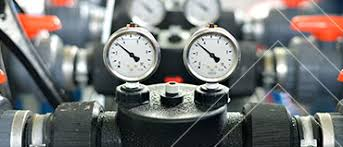
#> input picture 1.jpeg, 343 x 147 px
$ python cv_debug.py 1.jpeg 1.0 1.0 1.0 1.0
#> lines starting #> are read from the running program, lines starting #| are printed output that depends on the picture; after the words box and inside, x2 and y2 are one past the last pixel; in counts of white or black regions, pixels touching at a corner belong together
#!/usr/bin/env python3
"""
CV debug tool — runs needle detection on any gauge image and saves an
annotated output image showing exactly what OpenCV found.

Usage:
    python3 cv_debug.py <image_path> [scale_min] [scale_max] [min_clock] [max_clock]

Example (0-20000 gauge, standard 7→5 o'clock layout):
    python3 cv_debug.py gauge.jpg 0 20000 7 5
"""

import sys
import math
import cv2
import numpy as np
from PIL import Image


# ── Core CV functions (mirrors app.py) ───────────────────────────────────────

def clock_to_atan2(h: float) -> int:
    return int((270 + h * 30) % 360)


def find_gauge_center(gray):
    h, w = gray.shape
    blurred = cv2.GaussianBlur(gray, (11, 11), 2)
    circles = cv2.HoughCircles(
        blurred, cv2.HOUGH_GRADIENT, dp=1.5,
        minDist=min(h, w) // 2,
        param1=100, param2=30,
        minRadius=min(h, w) // 5,
        maxRadius=min(h, w) // 2,
    )
    if circles is not None:
        cx, cy, r = map(int, np.round(circles[0][0]))
        print(f"  Circle found at ({cx},{cy})  r={r}")
        return cx, cy, r
    cx, cy = w // 2, h // 2
    r = int(min(h, w) * 0.45)
    print(f"  No circle — using image centre ({cx},{cy})  r={r}")
    return cx, cy, r


def detect_needle(gray, cx, cy, r):
    r_inner = max(4, int(r * 0.12))
    r_outer = int(r * 0.80)
    n_pts   = 100
    h, w    = gray.shape

    scores = np.zeros(360, dtype=np.float64)
    for a in range(360):
        rad = np.radians(a)
        t   = np.linspace(r_inner, r_outer, n_pts)
        xs  = np.clip((cx + t * np.cos(rad)).astype(int), 0, w - 1)
        ys  = np.clip((cy + t * np.sin(rad)).astype(int), 0, h - 1)
        scores[a] = np.sum(255.0 - gray[ys, xs])

    # Circular smooth (7°) to reduce tick-mark spikes
    k       = 7
    kernel  = np.ones(k) / k
    padded  = np.concatenate([scores[-k:], scores, scores[:k]])
    smooth  = np.convolve(padded, kernel, mode="same")[k: k + 360]

    candidate = int(np.argmax(smooth))

    # Choose tip (farther, darker) over tail
    def rim_dark(a):
        rad = np.radians(a)
        rx = int(np.clip(cx + r * 0.75 * np.cos(rad), 0, w - 1))
        ry = int(np.clip(cy + r * 0.75 * np.sin(rad), 0, h - 1))
        return float(255 - gray[ry, rx])

    opp = (candidate + 180) % 360
    if rim_dark(opp) > rim_dark(candidate):
        candidate = opp

    return candidate, smooth


def angle_to_reading(needle_angle, s_min, s_max, min_clock, max_clock):
    a_min  = clock_to_atan2(min_clock)
    a_max  = clock_to_atan2(max_clock)
    sweep  = (a_max - a_min) % 360
    if sweep < 45:
        sweep = 270
    delta    = (needle_angle - a_min) % 360
    fraction = float(np.clip(delta / sweep, 0.0, 1.0))
    return round(s_min + fraction * (s_max - s_min), 1), sweep


# ── Visualisation ─────────────────────────────────────────────────────────────

def annotate(img_bgr, cx, cy, r, needle_angle, reading, s_min, s_max,
             min_clock, max_clock, sweep, scores_smooth):
    out = img_bgr.copy()
    h, w = out.shape[:2]

    # Draw detected circle
    cv2.circle(out, (cx, cy), r, (0, 255, 0), 2)
    cv2.circle(out, (cx, cy), 5, (0, 255, 0), -1)

    # Draw needle line (tip → centre)
    rad    = np.radians(needle_angle)
    tip_x  = int(cx + r * 0.85 * np.cos(rad))
    tip_y  = int(cy + r * 0.85 * np.sin(rad))
    cv2.line(out, (cx, cy), (tip_x, tip_y), (0, 0, 255), 3)
    cv2.circle(out, (tip_x, tip_y), 6, (0, 0, 255), -1)

    # Draw scale arc (min → max)
    a_min = clock_to_atan2(min_clock)
    a_max = clock_to_atan2(max_clock)
    for a_deg in range(0, int(sweep) + 1, 2):
        aa   = (a_min + a_deg) % 360
        rad2 = np.radians(aa)
        px   = int(cx + r * 0.92 * np.cos(rad2))
        py   = int(cy + r * 0.92 * np.sin(rad2))
        cv2.circle(out, (px, py), 1, (255, 200, 0), -1)

    # Mark MIN and MAX on arc
    for clk, label in [(min_clock, f"MIN {s_min:.0f}"), (max_clock, f"MAX {s_max:.0f}")]:
        aa  = clock_to_atan2(clk)
        rad2 = np.radians(aa)
        px  = int(cx + r * 0.92 * np.cos(rad2))
        py  = int(cy + r * 0.92 * np.sin(rad2))
        cv2.circle(out, (px, py), 6, (255, 200, 0), -1)
        cv2.putText(out, label, (px + 4, py), cv2.FONT_HERSHEY_SIMPLEX, 0.4, (255, 200, 0), 1)

    # Reading label
    label = f"Reading: {reading:.1f}   needle={needle_angle}deg"
    cv2.putText(out, label, (10, 30), cv2.FONT_HERSHEY_SIMPLEX, 0.7, (0, 0, 255), 2)
    cv2.putText(out, f"Scale {s_min:.0f}-{s_max:.0f}  sweep={sweep:.0f}deg", (10, 58),
                cv2.FONT_HERSHEY_SIMPLEX, 0.55, (0, 200, 255), 1)
    cv2.putText(out, f"Min@{min_clock}oclock  Max@{max_clock}oclock", (10, 80),
                cv2.FONT_HERSHEY_SIMPLEX, 0.55, (0, 200, 255), 1)

    return out


# ── Main ──────────────────────────────────────────────────────────────────────

def main():
    if len(sys.argv) < 2:
        print("Usage: python3 cv_debug.py <image> [min] [max] [min_clock] [max_clock]")
        sys.exit(1)

    path      = sys.argv[1]
    s_min     = float(sys.argv[2]) if len(sys.argv) > 2 else 0
    s_max     = float(sys.argv[3]) if len(sys.argv) > 3 else 100
    min_clock = float(sys.argv[4]) if len(sys.argv) > 4 else 7.5
    max_clock = float(sys.argv[5]) if len(sys.argv) > 5 else 4.5

    img_bgr = cv2.imread(path)
#> img_bgr is the input picture: shape (147, 343, 3); mean B, G, R 117.1, 117.8, 116.3
    if img_bgr is None:
        # Try via PIL for exotic formats
        pil = Image.open(path).convert("RGB")
        img_bgr = cv2.cvtColor(np.array(pil), cv2.COLOR_RGB2BGR)

    gray = cv2.cvtColor(img_bgr, cv2.COLOR_BGR2GRAY)
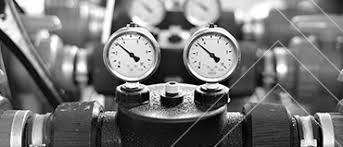
#> gray: shape (147, 343); min 0, max 255, mean 117.3

    print(f"\nImage : {path}  ({img_bgr.shape[1]}×{img_bgr.shape[0]})")
#| Image : 1.jpeg  (343×147)
    print(f"Scale : {s_min}–{s_max}  |  MIN @ {min_clock} o'clock  MAX @ {max_clock} o'clock\n")

    cx, cy, r = find_gauge_center(gray)
#> in find_gauge_center, `blurred = cv2.GaussianBlur(gray, (11, 11), 2)`:
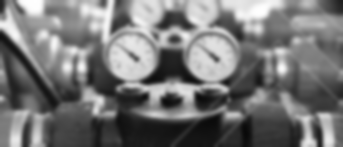
#> blurred: shape (147, 343); min 9, max 254, mean 117.3
#> in find_gauge_center, `circles = cv2.HoughCircles( blurred, cv2.HOUGH_GRADIENT, dp=1.5, minDi..`: circles = [[170.2, 60.75, 60.5], [90.75, 54.75, 53.9], [261.8, 138.8, 72.05], [311.2, 65.25, 50.45], [182.2, 134.2, 57.05], [68.25, 138.8, 47.15]]
#> in find_gauge_center, `cx, cy, r = map(int, np.round(circles[0][0]))`: cx = 170; cy = 61; r = 60
#|   Circle found at (170,61)  r=60
#> cx = 170; cy = 61; r = 60
    needle, smooth = detect_needle(gray, cx, cy, r)
#> in detect_needle, `r_inner = max(4, int(r * 0.12))`: r_inner = 7
#> in detect_needle, `r_outer = int(r * 0.80)`: r_outer = 48
#> after the loop in detect_needle, `for a in range(360):`: scores = 360 values, max 21775 at index 41, min 6249 at index 178, mean 12587.6
#> in detect_needle, `padded  = np.concatenate([scores[-k:], scores, scores[:k]])`: padded = 374 values, max 21775 at index 48, min 6249 at index 185, mean 12477
#> in detect_needle, `smooth  = np.convolve(padded, kernel, mode="same")[k: k + 360]`: smooth = 360 values, max 20765.1 at index 39, min 6767.7 at index 199, mean 12587.6
#> in detect_needle, `candidate = int(np.argmax(smooth))`: candidate = 39
#> in detect_needle, `opp = (candidate + 180) % 360`: opp = 219
#> in rim_dark, `rad = np.radians(a)`: rad = 3.82
#> in rim_dark, `rx = int(np.clip(cx + r * 0.75 * np.cos(rad), 0, w - 1))`: rx = 135
#> in rim_dark, `ry = int(np.clip(cy + r * 0.75 * np.sin(rad), 0, h - 1))`: ry = 32
#> needle = 39
    reading, sweep = angle_to_reading(needle, s_min, s_max, min_clock, max_clock)
#> in angle_to_reading, `a_min  = clock_to_atan2(min_clock)`: a_min = 300
#> in angle_to_reading, `sweep  = (a_max - a_min) % 360`: sweep = 0
#> in angle_to_reading, `delta    = (needle_angle - a_min) % 360`: delta = 99
#> in angle_to_reading, `fraction = float(np.clip(delta / sweep, 0.0, 1.0))`: fraction = 0.367
#> reading = 1; sweep = 270

    print(f"  Needle angle : {needle}°")
#|   Needle angle : 39°
    print(f"  a_min (atan2): {clock_to_atan2(min_clock)}°")
    print(f"  a_max (atan2): {clock_to_atan2(max_clock)}°")
    print(f"  Sweep        : {sweep}°")
#|   Sweep        : 270°
    delta    = (needle - clock_to_atan2(min_clock)) % 360
#> delta = 99
    fraction = delta / sweep
#> fraction = 0.367
    print(f"  Delta        : {delta}°  →  fraction={fraction:.3f}")
#|   Delta        : 99°  →  fraction=0.367
    print(f"\n  *** READING  : {reading} ***\n")
#|   *** READING  : 1.0 ***

    # Top-5 candidate angles
    top5 = np.argsort(smooth)[-5:][::-1]
#> top5 = [39, 40, 38, 37, 41]
    print("  Top-5 radial scores:", [(int(a), round(float(smooth[a]), 0)) for a in top5])
#|   Top-5 radial scores: [(39, 20765.0), (40, 20600.0), (38, 20591.0), (37, 20258.0), (41, 20188.0)]

    out_path = path.rsplit(".", 1)[0] + "_cv_debug.jpg"
    annotated = annotate(img_bgr, cx, cy, r, needle, reading, s_min, s_max,
                         min_clock, max_clock, sweep, smooth)
#> in annotate, `cv2.circle(out, (cx, cy), r, (0, 255, 0), 2)`:
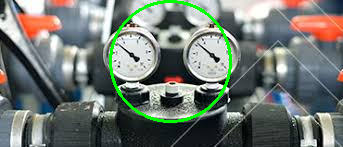
#> out: shape (147, 343, 3); 2.26% of pixels changed, all inside (x1, y1, x2, y2) = (109, 0, 232, 123)
#> in annotate, `rad    = np.radians(needle_angle)`: rad = 0.681
#> in annotate, `tip_x  = int(cx + r * 0.85 * np.cos(rad))`: tip_x = 209
#> in annotate, `tip_y  = int(cy + r * 0.85 * np.sin(rad))`: tip_y = 93
#> in annotate, `cv2.circle(out, (tip_x, tip_y), 6, (0, 0, 255), -1)`:
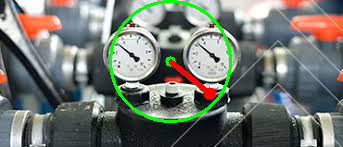
#> out: shape (147, 343, 3); mean B, G, R 113.6, 120.3, 114.8
#> in annotate, `a_min = clock_to_atan2(min_clock)`: a_min = 300
#> the loop in annotate, `for a_deg in range(0, int(sweep) + 1, 2):` made 136 passes
#> (aa, rad2, px, py) on passes 1 to 12: (300, 5.24, 197, 13), (302, 5.27, 199, 14), (304, 5.31, 200, 15), (306, 5.34, 202, 16), (308, 5.38, 203, 17), (310, 5.41, 205, 18), (312, 5.45, 206, 19), (314, 5.48, 208, 21), (316, 5.52, 209, 22), (318, 5.55, 211, 24), (320, 5.59, 212, 25), (322, 5.62, 213, 27)
#> after the loop in annotate, `for a_deg in range(0, int(sweep) + 1, 2):`:
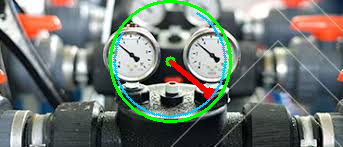
#> out: shape (147, 343, 3); 1.13% of pixels changed, all inside (x1, y1, x2, y2) = (113, 12, 227, 118)
#> the loop in annotate, `for clk, label in [(min_clock, f"MIN {s_min:.0f}"), (max_clock, f"MAX ..` made 2 passes
#> after the loop in annotate, `for clk, label in [(min_clock, f"MIN {s_min:.0f}"), (max_clock, f"MAX ..`:
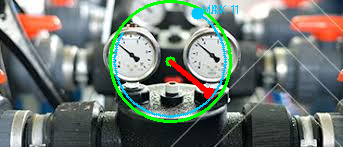
#> out: shape (147, 343, 3); 0.41% of pixels changed, all inside (x1, y1, x2, y2) = (191, 5, 238, 20)
#> in annotate, `label = f"Reading: {reading:.1f}   needle={needle_angle}deg"`: label = 'Reading: 1.0   needle=39deg'
#> in annotate, `cv2.putText(out, f"Min@{min_clock}oclock  Max@{max_clock}oclock", (10,..`:
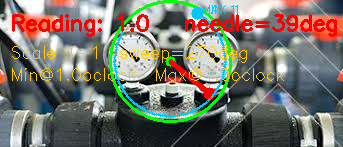
#> out: shape (147, 343, 3); mean B, G, R 107, 116.2, 118.7
    cv2.imwrite(out_path, annotated)
    print(f"\n  Annotated image saved → {out_path}")


if __name__ == "__main__":
    main()

$ run again, on 3.jpeg
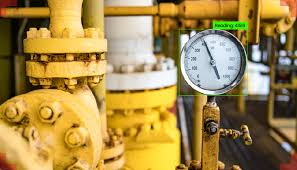
#> input picture 3.jpeg, 297 x 170 px
#> in main, img_bgr is the input picture: shape (170, 297, 3); mean B, G, R 77.2, 138.9, 166.4
#| Image : 3.jpeg  (297×170)
#> circles = [[143.2, 86.25, 75.85], [230.2, 78.75, 49.45], [60.75, 116.2, 37.75], [257.2, 161.2, 39.1]]
#> in find_gauge_center, `cx, cy, r = map(int, np.round(circles[0][0]))`: cx = 143; cy = 86; r = 76
#|   Circle found at (143,86)  r=76
#> in main, `cx, cy, r = find_gauge_center(gray)`: cx = 143; cy = 86; r = 76
#> r_inner = 9
#> r_outer = 60
#> after the loop in detect_needle, `for a in range(360):`: scores = 360 values, max 13565 at index 301, min 3304 at index 335, mean 7757.4
#> padded = 374 values, max 13565 at index 308, min 3304 at index 342, mean 7771.1
#> in detect_needle, `smooth  = np.convolve(padded, kernel, mode="same")[k: k + 360]`: smooth = 360 values, max 13307.4 at index 301, min 3694.1 at index 336, mean 7757.4
#> candidate = 301
#> opp = 121
#> in rim_dark, `rad = np.radians(a)`: rad = 2.11
#> rx = 113
#> ry = 134
#> in main, `needle, smooth = detect_needle(gray, cx, cy, r)`: needle = 301
#> in angle_to_reading, `a_min  = clock_to_atan2(min_clock)`: a_min = 300
#> in angle_to_reading, `sweep  = (a_max - a_min) % 360`: sweep = 0
#> in angle_to_reading, `delta    = (needle_angle - a_min) % 360`: delta = 1
#> in angle_to_reading, `fraction = float(np.clip(delta / sweep, 0.0, 1.0))`: fraction = 0.0037
#> in main, `reading, sweep = angle_to_reading(needle, s_min, s_max, min_clock, max..`: reading = 1; sweep = 270
#|   Needle angle : 301°
#|   Sweep        : 270°
#> in main, `delta    = (needle - clock_to_atan2(min_clock)) % 360`: delta = 1
#> in main, `fraction = delta / sweep`: fraction = 0.0037
#|   Delta        : 1°  →  fraction=0.004
#|   *** READING  : 1.0 ***
#> top5 = [301, 302, 300, 303, 299]
#|   Top-5 radial scores: [(301, 13307.0), (302, 13259.0), (300, 13226.0), (303, 13116.0), (299, 13050.0)]
#> in annotate, `rad    = np.radians(needle_angle)`: rad = 5.25
#> tip_x = 176
#> tip_y = 30
#> in annotate, `a_min = clock_to_atan2(min_clock)`: a_min = 300
#> the loop in annotate, `for a_deg in range(0, int(sweep) + 1, 2):` made 136 passes
#> (aa, rad2, px, py) on passes 1 to 8: (300, 5.24, 177, 25), (302, 5.27, 180, 26), (304, 5.31, 182, 28), (306, 5.34, 184, 29), (308, 5.38, 186, 30), (310, 5.41, 187, 32), (312, 5.45, 189, 34), (314, 5.48, 191, 35)
#> the loop in annotate, `for clk, label in [(min_clock, f"MIN {s_min:.0f}"), (max_clock, f"MAX ..` made 2 passes
#> after the loop in annotate, `for clk, label in [(min_clock, f"MIN {s_min:.0f}"), (max_clock, f"MAX ..`:
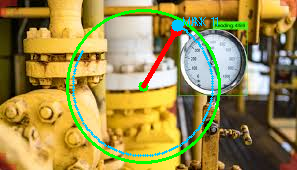
#> out: shape (170, 297, 3); mean B, G, R 77.1, 141.7, 158.7
#> label = 'Reading: 1.0   needle=301deg'
#> in annotate, `cv2.putText(out, f"Min@{min_clock}oclock  Max@{max_clock}oclock", (10,..`:
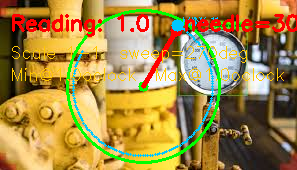
#> out: shape (170, 297, 3); mean B, G, R 72.1, 137.7, 164.8
